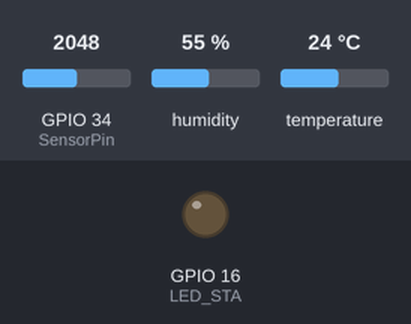
Bench run of a sketch on a simulated ESP32. Shown: output pins drawn as LEDs (lit = HIGH). Inputs (shaded band) come from the test bench; at power-on: GPIO 34 (SensorPin) = 2048, humidity 55 %, temperature 24 °C. WiFi joins after 1.5 s; servers stay silent unless stated; uploads are accepted with an empty reply; what the sketch prints to the serial monitor is not drawn.

Above: at 2.1 s.
At 6.4 s:
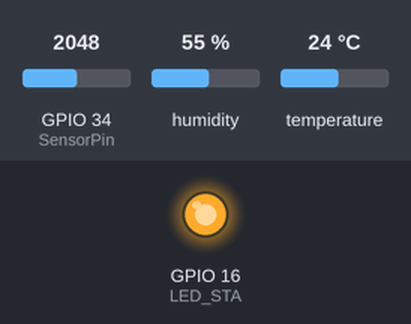
Timing chart, 0 to 8.9 s (numbered marks = the images above):
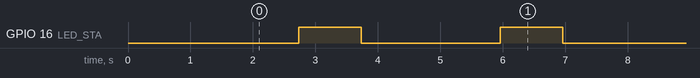

Measured:
- by itself, GPIO 16 (LED_STA): alternates HIGH for 1.0 s and LOW for 2.2 s

The sketch:

LED_DHT_WIFI_M.ino
```cpp
// Example testing sketch for various DHT humidity/temperature sensors
// Written by ladyada, public domain

// REQUIRES the following Arduino libraries:
// - DHT Sensor Library: https://github.com/adafruit/DHT-sensor-library
// - Adafruit Unified Sensor Lib: https://github.com/adafruit/Adafruit_Sensor

#include "DHT.h"
#include <WiFi.h>
#include <HTTPClient.h>
#define DHTPIN 17     // Digital pin connected to the DHT sensor
// Feather HUZZAH ESP8266 note: use pins 3, 4, 5, 12, 13 or 14 --
// Pin 15 can work but DHT must be disconnected during program upload.
// Uncomment whatever type you're using!
#define DHTTYPE DHT11   // DHT 11
//#define DHTTYPE DHT22   // DHT 22  (AM2302), AM2321
//#define DHTTYPE DHT21   // DHT 21 (AM2301)


const char* ssid = "BelongDC7164";
const char* password = "kymkdr3pqekj";

//Your Domain name with URL path or IP address with path
const char* serverName = "http://10.0.0.8/testproject/esp-post-data.php";

// Keep this API Key value to be compatible with the PHP code provided in the project page.
// If you change the apiKeyValue value, the PHP file /esp-post-data.php also needs to have the same key
String apiKeyValue = "tPmAT5Ab3j7F9";
String sensorName = "DHT11";
String sensorLocation = "Office";
unsigned long lastTime = 0;
// Timer set to 10 minutes (600000)
//unsigned long timerDelay = 600000;
// Set timer to 30 seconds (30000)
unsigned long timerDelay = 30000;


// Connect pin 1 (on the left) of the sensor to +5V
// NOTE: If using a board with 3.3V logic like an Arduino Due connect pin 1
// to 3.3V instead of 5V!
// Connect pin 2 of the sensor to whatever your DHTPIN is
// Connect pin 3 (on the right) of the sensor to GROUND (if your sensor has 3 pins)
// Connect pin 4 (on the right) of the sensor to GROUND and leave the pin 3 EMPTY (if your sensor has 4 pins)
// Connect a 10K resistor from pin 2 (data) to pin 1 (power) of the sensor

// Initialize DHT sensor.
// Note that older versions of this library took an optional third parameter to
// tweak the timings for faster processors.  This parameter is no longer needed
// as the current DHT reading algorithm adjusts itself to work on faster procs.
#define LED_STA 16
DHT dht(DHTPIN, DHTTYPE);
#define SensorPin 34  // ESP32 pin analog feacture
int output_sensor;
void setup() {
  pinMode(LED_STA, OUTPUT);
  Serial.begin(115200);
  Serial.println(F("DHTxx test!"));
  Serial.println("Reading Moisture Sensor....");
  WiFi.begin(ssid, password);
  Serial.println("Connecting");
  while(WiFi.status() != WL_CONNECTED) {
    delay(500);
    Serial.print(".");
  }
  Serial.println("");
  Serial.print("Connected to WiFi network with IP Address: ");
  Serial.println(WiFi.localIP());


  dht.begin();
}

void loop() {
  float h = dht.readHumidity();
  // Read temperature as Celsius (the default)
  float t = dht.readTemperature();
  // Read temperature as Fahrenheit (isFahrenheit = true)
  float f = dht.readTemperature(true);

  float sensorValue = analogRead(SensorPin);
  int output_sensor = sensorValue;
  Serial.print("Moisture: ");
  Serial.print(output_sensor);
  Serial.println("%");
  delay(1000);

  if(WiFi.status()== WL_CONNECTED){
    WiFiClient client;
    HTTPClient http;
    // Your Domain name with URL path or IP address with path
    http.begin(client, serverName);
    // Specify content-type header
    http.addHeader("Content-Type", "application/x-www-form-urlencoded");
    // Prepare your HTTP POST request data
    String httpRequestData = "api_key=" + apiKeyValue + "&sensor=" + sensorName
                            + "&location=" + sensorLocation + "&value1=" + String(t)
                            + "&value2=" + String(h) + "&value3=" + String(t) + "";
    Serial.print("httpRequestData: ");
    Serial.println(httpRequestData);

    // Send HTTP POST request
    int httpResponseCode = http.POST(httpRequestData);

   if (httpResponseCode>0) {
      Serial.print("HTTP Response code: ");
      Serial.println(httpResponseCode);
    }
    else {
      Serial.print("Error code: ");
      Serial.println(httpResponseCode);
    }
    // Free resources
    http.end();
  }
  else {
      Serial.println("WiFi Disconnected");
  }


    // Wait a few seconds between measurements.
    digitalWrite(LED_STA, HIGH);   // turn the LED on (HIGH is the voltage level)
    delay(1000);                       // wait for a second
    digitalWrite(LED_STA, LOW);    // turn the LED off by making the voltage LOW
    delay(1000);                       // wait for a second

    // Reading temperature or humidity takes about 250 milliseconds!
    // Sensor readings may also be up to 2 seconds 'old' (its a very slow sensor)
    //float h = dht.readHumidity();
    // Read temperature as Celsius (the default)
    //float t = dht.readTemperature();
    // Read temperature as Fahrenheit (isFahrenheit = true)
    //float f = dht.readTemperature(true);

    // Check if any reads failed and exit early (to try again).
    if (isnan(h) || isnan(t) || isnan(f)) {
      Serial.println(F("Failed to read from DHT sensor!"));
      return;
    }

    // Compute heat index in Fahrenheit (the default)
    float hif = dht.computeHeatIndex(f, h);
    // Compute heat index in Celsius (isFahreheit = false)
    float hic = dht.computeHeatIndex(t, h, false);

    Serial.print(F("Humidity: "));
    Serial.print(h);
    Serial.print(F("%  Temperature: "));
    Serial.print(t);
    Serial.print(F("°C "));
    Serial.print(f);
    Serial.print(F("°F  Heat index: "));
    Serial.print(hic);
    Serial.print(F("°C "));
    Serial.print(hif);
    Serial.println(F("°F"));
}
```
